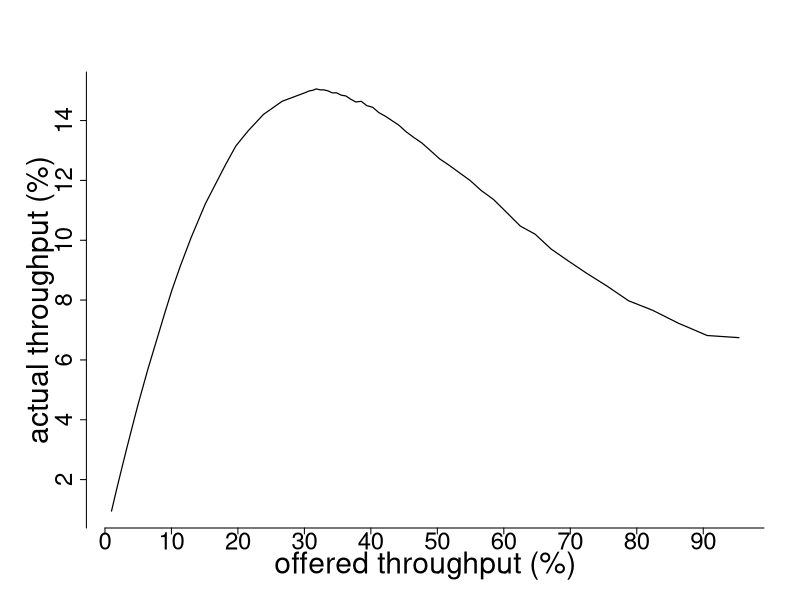
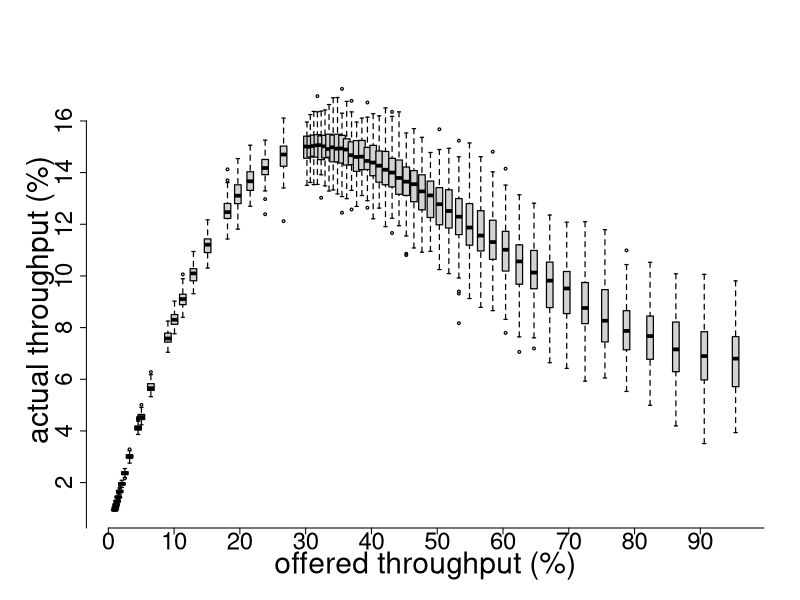
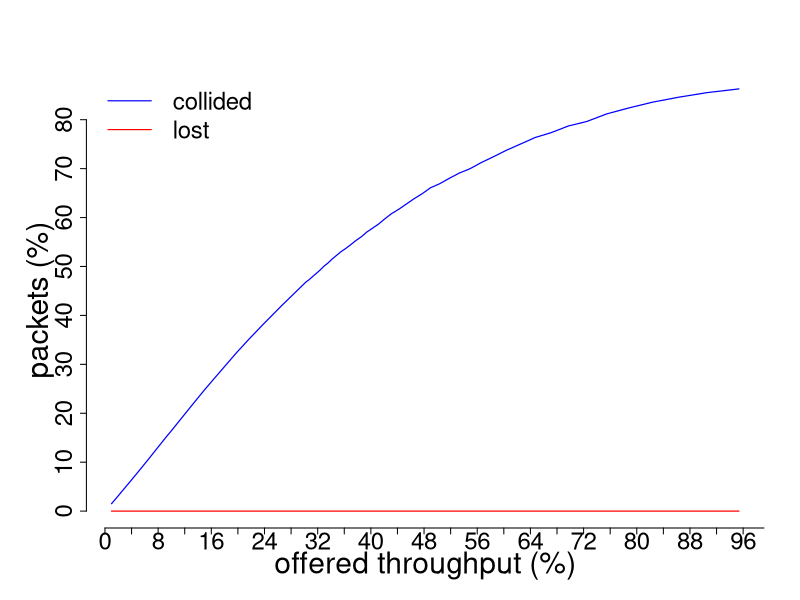
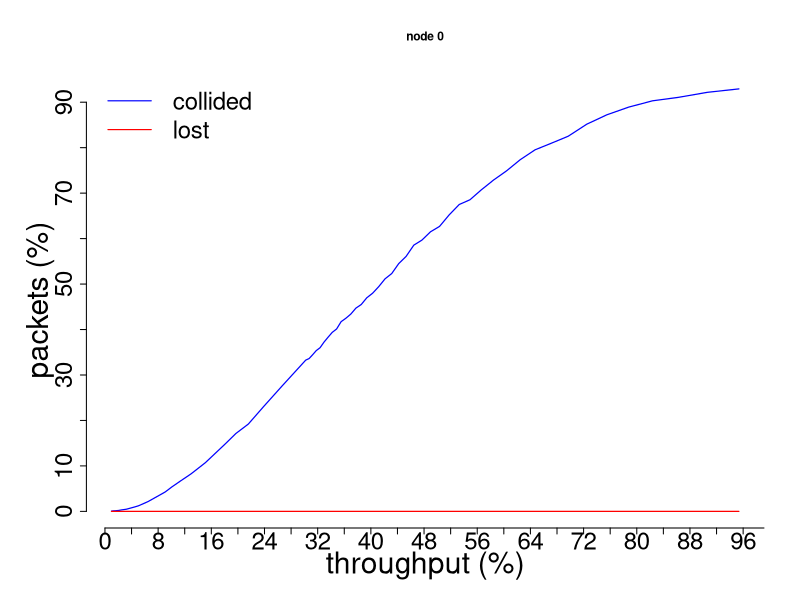
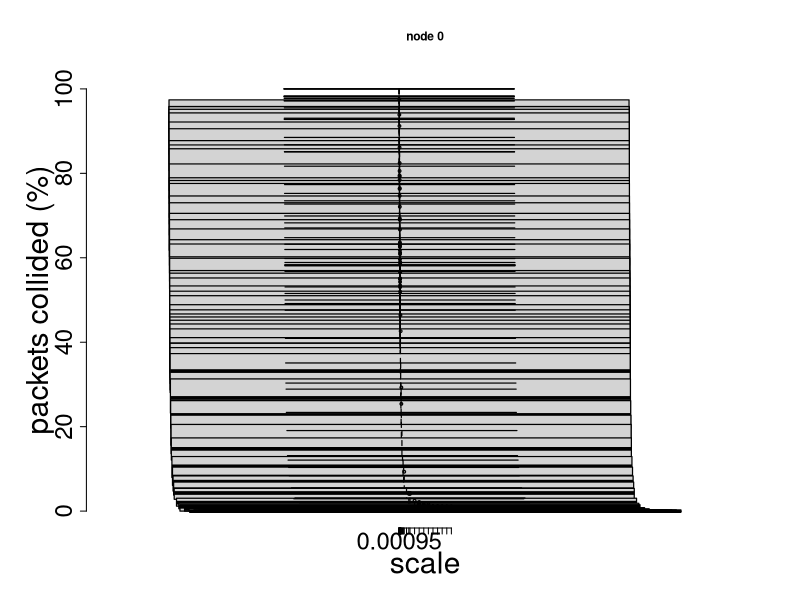

Recreate these plots in R, in order.
# execute with source(chdir=TRUE) for automatic relative paths, if not uncomment the below function and manually enter
# the path where both this script and the .csv files are.
setwd("C:\\Users\\affa\\OneDrive\\Documents\\Coding\\Uni\\Performance\\Assignment\ II\\analysis")

#---------#
# HELPERS #
#---------#

# graphs

plot.new <- function()
    {
    dev.new(width=16, height=9)
    par(cex=0.6,
        cex.main=1.2,
        cex.lab=3.0,
        cex.axis=2.4,
        lwd=1.2,
        mar=c(6, 7.2, 6, 3),
        bty="n")
    }

plot.throughput <- function(xData, yData)
    {
    xLab = "offered throughput (%)"
    yLab = "actual throughput (%)"

    plot.new()
    plot(xData/percent, yData/percent, type="l", xlab=xLab, ylab=yLab, xaxt="n", yaxt="n")
    axis(side=1, at=seq(0, 100, 10))
    axis(side=2, at=seq(0, max(yData), 2))
    }

plot.packets <- function(xData, yData1, yData2)
    {
    xLab = "offered throughput (%)"
    yLab = "packets (%)"
    colors = c("blue", "red")
    legend = c("collided", "lost")

    plot.new()
    plot(xData/percent, yData1, ylim=c(0, max(yData1)), type="l", col=colors[1], xlab=xLab, ylab=yLab, xaxt="n", yaxt="n")
    lines(xData/percent, yData2, type="l", col=colors[2])
    axis(side=1, at=seq(0, max(xData), 4))
    axis(side=2, at=seq(0, max(yData1), 10))
    legend("topleft", legend=legend, lty=c(1, 1), col=colors, bty="n", cex=2.4)
    }

plot.node <- function(xData, yData1, yData2, node)
    {
    title = paste0("node ", node)
    xLab = "throughput (%)"
    yLab = "packets (%)"
    colors = c("blue", "red")
    legend = c("collided", "lost")

    plot.new()
    plot(xData/percent, yData1, type="l", col=colors[1], main=title, xlab=xLab, ylab=yLab, xaxt="n", yaxt="n")
    lines(xData/percent, yData2, type="l", col=colors[2])
    axis(side=1, at=seq(0, max(xData), 4))
    axis(side=2, at=seq(0, max(yData1), 10))
    legend("topleft", legend=legend, lty=c(1, 1), col=colors, bty="n", cex=2.4)
    }

boxplot.throughput <- function(data)
    {
    xLab = "offered throughput (%)"
    yLab = "actual throughput (%)"

    data$throughput = data$throughput/percent
    data$load = data$load/percent

    plot.new()
    boxplot(throughput ~ load, data=data, at=sort(unique(data$load)), boxwex=1, xlab=xLab, ylab=yLab, boxwex=1, xaxt="n", yaxt="n")
    axis(side=1, at=seq(0, 100, 10))
    axis(side=2, at=seq(0, max(data$throughput), 2))
    }

boxplot.node <- function(data, node)
    {
    title = ifelse(node != -1, paste0("node ", node), "nodes means")
    xLab = "scale"
    yLab = "packets collided (%)"

    plot.new()
    boxplot(collision ~ scale, data=data, at=sort(unique(data$scale)), main=title, xlab=xLab, ylab=yLab)
    }

#----------#
# SETTINGS #
#----------#

speed = 1000000
percent = speed/100

#------#
# DATA #
#------#

data = read.csv("total.csv")

sets = aggregate(data[2:5], list(scale=data$scale), mean)

plot.throughput(sets$load, sets$throughput)
boxplot.throughput(data)
plot.packets(sets$load, sets$collision, sets$lost)

data = read.csv("nodes.csv")
nodes = split(data, data$node)

for (node in nodes)
    {
    set = aggregate(node[1:6], list(scale=node$scale), mean)

    plot.node(set$load, set$collision, set$lost, set$node[1])
    boxplot.node(node, set$node[1])
    break
    }
